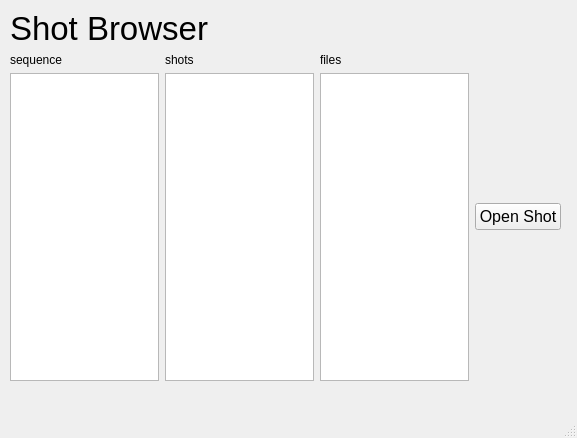
<?xml version="1.0" encoding="UTF-8"?>
<ui version="4.0">
 <class>MainWindow</class>
 <widget class="QMainWindow" name="MainWindow">
  <property name="geometry">
   <rect>
    <x>0</x>
    <y>0</y>
    <width>577</width>
    <height>438</height>
   </rect>
  </property>
  <property name="windowTitle">
   <string>MainWindow</string>
  </property>
  <widget class="QWidget" name="centralwidget">
   <widget class="QWidget" name="verticalLayoutWidget">
    <property name="geometry">
     <rect>
      <x>10</x>
      <y>10</y>
      <width>551</width>
      <height>371</height>
     </rect>
    </property>
    <layout class="QVBoxLayout" name="verticalLayout">
     <item>
      <layout class="QHBoxLayout" name="horizontalLayout">
       <item>
        <widget class="QLabel" name="label">
         <property name="font">
          <font>
           <pointsize>25</pointsize>
          </font>
         </property>
         <property name="text">
          <string>Shot Browser</string>
         </property>
        </widget>
       </item>
      </layout>
     </item>
     <item>
      <layout class="QHBoxLayout" name="horizontalLayout_3">
       <item>
        <layout class="QVBoxLayout" name="verticalLayout_2">
         <item>
          <widget class="QLabel" name="label_2">
           <property name="text">
            <string>sequence</string>
           </property>
          </widget>
         </item>
         <item>
          <widget class="QListWidget" name="lst_sequence">
           <property name="font">
            <font>
             <pointsize>12</pointsize>
            </font>
           </property>
          </widget>
         </item>
        </layout>
       </item>
       <item>
        <layout class="QVBoxLayout" name="verticalLayout_4">
         <item>
          <widget class="QLabel" name="label_3">
           <property name="text">
            <string>shots</string>
           </property>
          </widget>
         </item>
         <item>
          <widget class="QListWidget" name="lst_shots">
           <property name="font">
            <font>
             <pointsize>12</pointsize>
            </font>
           </property>
          </widget>
         </item>
        </layout>
       </item>
       <item>
        <layout class="QVBoxLayout" name="verticalLayout_3">
         <item>
          <widget class="QLabel" name="label_4">
           <property name="text">
            <string>files</string>
           </property>
          </widget>
         </item>
         <item>
          <widget class="QListWidget" name="lst_files">
           <property name="font">
            <font>
             <pointsize>12</pointsize>
            </font>
           </property>
          </widget>
         </item>
        </layout>
       </item>
       <item>
        <widget class="QPushButton" name="btn_open_shot">
         <property name="font">
          <font>
           <pointsize>12</pointsize>
          </font>
         </property>
         <property name="text">
          <string>Open Shot</string>
         </property>
        </widget>
       </item>
      </layout>
     </item>
    </layout>
   </widget>
  </widget>
  <widget class="QMenuBar" name="menubar">
   <property name="geometry">
    <rect>
     <x>0</x>
     <y>0</y>
     <width>577</width>
     <height>21</height>
    </rect>
   </property>
  </widget>
  <widget class="QStatusBar" name="statusbar"/>
 </widget>
 <resources/>
 <connections/>
</ui>
